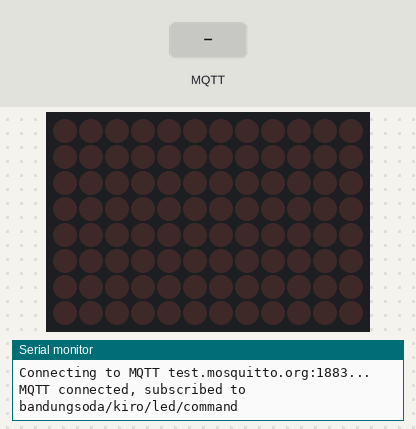
The sketch below on a simulated Arduino Uno R4 WiFi. Shown: 12×8 LED matrix, the last lines printed to the serial monitor. Inputs (shaded band) come from the test bench. WiFi joins after 1.5 s; servers stay silent unless stated; no MQTT or app messages arrive unless stated; not simulated (calls return 0 or success): arduino_secrets.h.

Above: at 4.7 s.
4.8 s: MQTT message "HEART" arrives on the first subscribed topic
At 5.3 s:
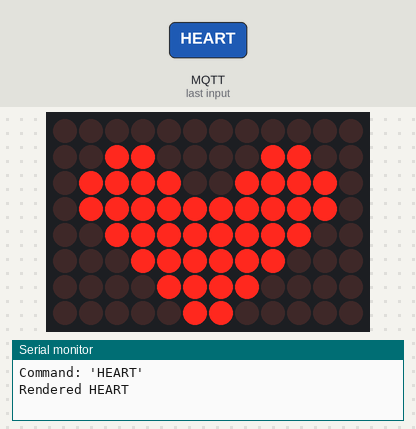
6.3 s: MQTT message "SMILE" arrives on the first subscribed topic
At 7.6 s:
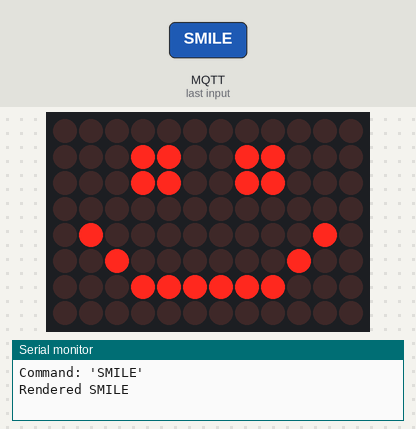
Timing chart, 0 to 9.3 s (numbered marks = the images above; inputs shaded):
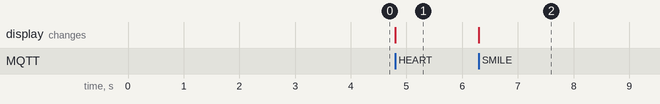

Measured:
- after the input at 4.8 s, the display: changes at once (image 1)
- after the input at 6.3 s, the display: changes at once (image 2)

The sketch:

led_blink.ino
```cpp
#include <WiFiS3.h>
#include <ArduinoMqttClient.h>
#include "Arduino_LED_Matrix.h"
#include "arduino_secrets.h"

ArduinoLEDMatrix matrix;
WiFiClient wifiClient;
MqttClient mqtt(wifiClient);
bool mqttReady = false;

// Heart_Frame: 8 rows (top to bottom) by 12 columns, 1 = pixel on.
// Not const: loadPixels() takes a non-const uint8_t*.
uint8_t heartFrame[8][12] = {
  {0, 0, 0, 0, 0, 0, 0, 0, 0, 0, 0, 0},
  {0, 0, 1, 1, 0, 0, 0, 0, 1, 1, 0, 0},
  {0, 1, 1, 1, 1, 0, 0, 1, 1, 1, 1, 0},
  {0, 1, 1, 1, 1, 1, 1, 1, 1, 1, 1, 0},
  {0, 0, 1, 1, 1, 1, 1, 1, 1, 1, 0, 0},
  {0, 0, 0, 1, 1, 1, 1, 1, 1, 0, 0, 0},
  {0, 0, 0, 0, 1, 1, 1, 1, 0, 0, 0, 0},
  {0, 0, 0, 0, 0, 1, 1, 0, 0, 0, 0, 0}
};

// Smile_Frame: 8 rows by 12 columns, 1 = pixel on.
uint8_t smileFrame[8][12] = {
  {0, 0, 0, 0, 0, 0, 0, 0, 0, 0, 0, 0},
  {0, 0, 0, 1, 1, 0, 0, 1, 1, 0, 0, 0},
  {0, 0, 0, 1, 1, 0, 0, 1, 1, 0, 0, 0},
  {0, 0, 0, 0, 0, 0, 0, 0, 0, 0, 0, 0},
  {0, 1, 0, 0, 0, 0, 0, 0, 0, 0, 1, 0},
  {0, 0, 1, 0, 0, 0, 0, 0, 0, 1, 0, 0},
  {0, 0, 0, 1, 1, 1, 1, 1, 1, 0, 0, 0},
  {0, 0, 0, 0, 0, 0, 0, 0, 0, 0, 0, 0}
};

bool matrixReady = false;

// Display_Controller: exact, case-sensitive command match.
void applyCommand(const String& cmd) {
  Serial.print("Command: '");
  Serial.print(cmd);
  Serial.println("'");
  if (!matrixReady) {
    Serial.println("Matrix not ready, ignored");
    return;
  }
  if (cmd == "HEART") {
    matrix.renderBitmap(heartFrame, 8, 12);
    Serial.println("Rendered HEART");
  } else if (cmd == "SMILE") {
    matrix.renderBitmap(smileFrame, 8, 12);
    Serial.println("Rendered SMILE");
  } else {
    Serial.println("Unknown command, ignored");
  }
}

void handleMessage(int size) {
  Serial.print("Message received on '");
  Serial.print(mqtt.messageTopic());
  Serial.print("', size ");
  Serial.println(size);
  String payload;
  payload.reserve(size);
  for (int i = 0; i < size; i++) {
    int c = mqtt.read();
    if (c < 0) {
      break;
    }
    payload += (char)c;
  }
  applyCommand(payload);
}

void connectWifi() {
  while (WiFi.status() != WL_CONNECTED) {
    Serial.print("Connecting to Wi-Fi SSID '");
    Serial.print(SECRET_SSID);
    Serial.println("'...");
    WiFi.begin(SECRET_SSID, SECRET_PASS);
    delay(2000);
  }
  Serial.print("Wi-Fi connected, IP: ");
  Serial.println(WiFi.localIP());
}

bool connectMqtt() {
  Serial.println("Connecting to MQTT test.mosquitto.org:1883...");
  if (!mqtt.connect("test.mosquitto.org", 1883)) {
    Serial.print("MQTT connect failed, error ");
    Serial.println(mqtt.connectError());
    return false;
  }
  mqtt.onMessage(handleMessage);
  if (!mqtt.subscribe("bandungsoda/kiro/led/command")) {
    Serial.println("MQTT subscribe failed");
  }
  Serial.println("MQTT connected, subscribed to bandungsoda/kiro/led/command");
  return true;
}

void setup() {
  Serial.begin(115200);
  unsigned long start = millis();
  while (!Serial && millis() - start < 3000) {
  }
  Serial.println("Starting");
  // begin() returns nonzero on success in the renesas_uno core.
  matrixReady = (matrix.begin() != 0);
  Serial.print("Matrix ready: ");
  Serial.println(matrixReady ? "yes" : "no");
  connectWifi();
  mqttReady = connectMqtt();
}

void loop() {
  // No rendering here: the last frame persists.
  if (WiFi.status() != WL_CONNECTED) {
    Serial.println("Wi-Fi lost");
    mqttReady = false;
    connectWifi();
  }
  if (!mqttReady || !mqtt.connected()) {
    mqttReady = connectMqtt();
    if (!mqttReady) {
      delay(3000);
      return;
    }
  }
  mqtt.poll();
}
```
